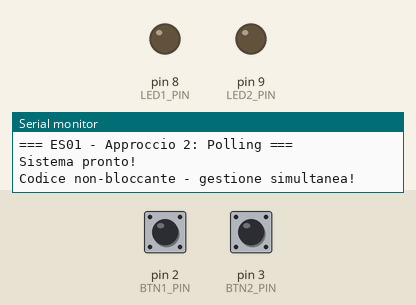
Recording of a sketch running on a simulated Arduino Uno, built with avr-gcc and run on an emulated ATmega328P. On the bench: output pins drawn as LEDs (lit = HIGH), the last lines printed to the serial monitor. Dashed ring = blinking. The test bench sets the inputs (shaded band); at power-on: pin 2 (BTN1_PIN) LOW, pin 3 (BTN2_PIN) LOW.

Above: at 1.2 s.
1.3 s: pin 2 (BTN1_PIN) pulled HIGH for 1 s
At 1.6 s:
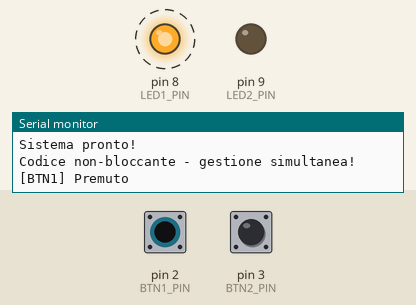
4.3 s: pin 3 (BTN2_PIN) pulled HIGH for 3.2 s
At 4.6 s:
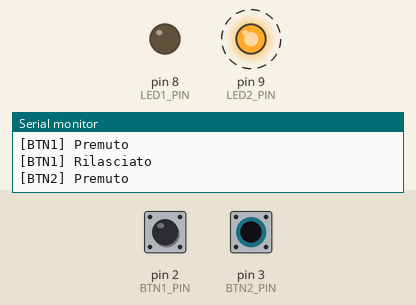
9.0 s: pin 2 (BTN1_PIN) pulled HIGH for 3.2 s
At 12.7 s:
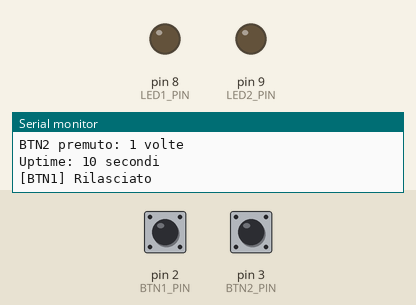
13.7 s: pin 2 (BTN1_PIN) driven HIGH and pin 3 (BTN2_PIN) driven HIGH
At 14.0 s:
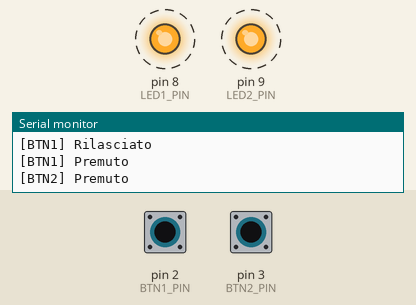
16.7 s: pin 2 (BTN1_PIN) driven LOW
At 17.0 s:
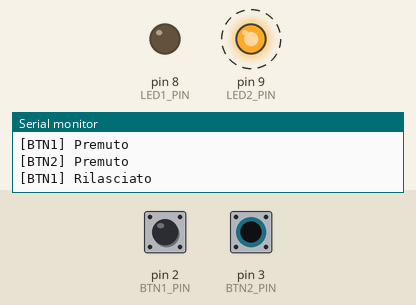
19.7 s: pin 3 (BTN2_PIN) driven LOW
At 19.7 s:
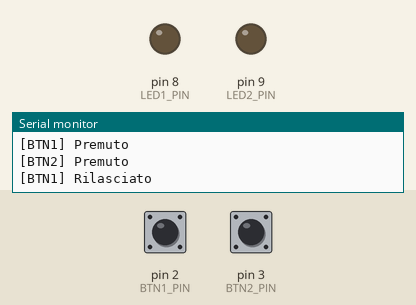
Timing chart, 0 to 22.2 s (numbered marks = the images above; inputs shaded):
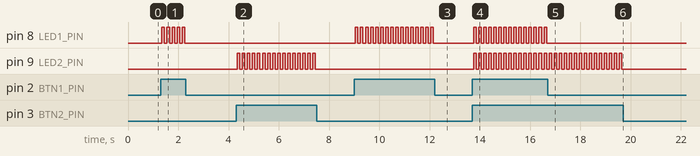

The sketch:

approccio2_polling.ino
```cpp
/**
 * ============================================================================
 * ES01 - Sistema Controllo LED con Pulsanti
 * SOLUZIONE - Approccio 2: Polling (millis)
 * ============================================================================
 *
 * Implementazione completa con millis() - codice non-bloccante
 */

const int BTN1_PIN = 2;
const int BTN2_PIN = 3;
const int LED1_PIN = 8;
const int LED2_PIN = 9;

const unsigned long BLINK_INTERVAL = 100;  // 100ms
const unsigned long DEBOUNCE_DELAY = 50;   // 50ms

// Variabili stato LED
unsigned long led1_previousMillis = 0;
bool led1_state = LOW;
bool led1_blinking = false;

unsigned long led2_previousMillis = 0;
bool led2_state = LOW;
bool led2_blinking = false;

// Variabili debouncing BTN1
int btn1_lastState = LOW;
int btn1_currentState;
unsigned long btn1_lastDebounceTime = 0;

// Variabili debouncing BTN2
int btn2_lastState = LOW;
int btn2_currentState;
unsigned long btn2_lastDebounceTime = 0;

// Statistiche
unsigned long btn1_pressCount = 0;
unsigned long btn2_pressCount = 0;
unsigned long lastStatsTime = 0;

void setup() {
  Serial.begin(9600);
  Serial.println("=== ES01 - Approccio 2: Polling ===\n");

  pinMode(BTN1_PIN, INPUT);
  pinMode(BTN2_PIN, INPUT);
  pinMode(LED1_PIN, OUTPUT);
  pinMode(LED2_PIN, OUTPUT);

  Serial.println("Sistema pronto!");
  Serial.println("Codice non-bloccante - gestione simultanea!\n");
}

void loop() {
  unsigned long currentMillis = millis();

  // === DEBOUNCING PULSANTE 1 ===
  int reading1 = digitalRead(BTN1_PIN);

  if (reading1 != btn1_lastState) {
    btn1_lastDebounceTime = currentMillis;
  }

  if ((currentMillis - btn1_lastDebounceTime) > DEBOUNCE_DELAY) {
    if (reading1 != btn1_currentState) {
      btn1_currentState = reading1;

      if (btn1_currentState == HIGH) {
        // Premuto
        led1_blinking = true;
        btn1_pressCount++;
        Serial.println("[BTN1] Premuto");
      } else {
        // Rilasciato
        led1_blinking = false;
        digitalWrite(LED1_PIN, LOW);
        led1_state = LOW;
        Serial.println("[BTN1] Rilasciato");
      }
    }
  }

  btn1_lastState = reading1;

  // === DEBOUNCING PULSANTE 2 ===
  int reading2 = digitalRead(BTN2_PIN);

  if (reading2 != btn2_lastState) {
    btn2_lastDebounceTime = currentMillis;
  }

  if ((currentMillis - btn2_lastDebounceTime) > DEBOUNCE_DELAY) {
    if (reading2 != btn2_currentState) {
      btn2_currentState = reading2;

      if (btn2_currentState == HIGH) {
        // Premuto
        led2_blinking = true;
        btn2_pressCount++;
        Serial.println("[BTN2] Premuto");
      } else {
        // Rilasciato
        led2_blinking = false;
        digitalWrite(LED2_PIN, LOW);
        led2_state = LOW;
        Serial.println("[BTN2] Rilasciato");
      }
    }
  }

  btn2_lastState = reading2;

  // === GESTIONE LED1 ===
  if (led1_blinking) {
    if (currentMillis - led1_previousMillis >= BLINK_INTERVAL) {
      led1_previousMillis = currentMillis;
      led1_state = !led1_state;
      digitalWrite(LED1_PIN, led1_state);
    }
  }

  // === GESTIONE LED2 ===
  if (led2_blinking) {
    if (currentMillis - led2_previousMillis >= BLINK_INTERVAL) {
      led2_previousMillis = currentMillis;
      led2_state = !led2_state;
      digitalWrite(LED2_PIN, led2_state);
    }
  }

  // === STATISTICHE (ogni 10 secondi) ===
  if (currentMillis - lastStatsTime >= 10000) {
    lastStatsTime = currentMillis;

    Serial.println("\n--- Statistiche ---");
    Serial.print("BTN1 premuto: ");
    Serial.print(btn1_pressCount);
    Serial.println(" volte");
    Serial.print("BTN2 premuto: ");
    Serial.print(btn2_pressCount);
    Serial.println(" volte");
    Serial.print("Uptime: ");
    Serial.print(currentMillis / 1000);
    Serial.println(" secondi\n");
  }
}

/**
 * RISPOSTE DOMANDE VERIFICA:
 *
 * D1: Differenza tra lastState e currentState?
 * R1: lastState è la lettura RAW (con bounce).
 *     currentState è lo stato STABILE dopo debouncing.
 *     Cambia solo se reading è stabile per DEBOUNCE_DELAY ms.
 *
 * D2: Cosa fa (currentMillis - previousMillis >= INTERVAL)?
 * R2: Controlla se è passato tempo sufficiente dall'ultimo aggiornamento.
 *     È modo non-bloccante di misurare tempo (vs delay() bloccante).
 *
 * D3: Overflow di millis()?
 * R3: millis() va in overflow dopo 49.7 giorni (2^32 ms).
 *     La sottrazione (currentMillis - previousMillis) funziona SEMPRE
 *     grazie all'aritmetica modulo 2^32 di unsigned long.
 *     Esempio: current=100, previous=4294967290 (prima overflow)
 *     → current - previous = 100 - 4294967290 = 110 (corretto!)
 *
 * D4: Perché debouncing PRIMA di gestione LED?
 * R4: Dobbiamo prima stabilizzare input (pulsanti), poi agire su output (LED).
 *     Se aggiornassimo LED prima, potrebbero lampeggiare con bounce.
 */
```

Measured:
- after the input at 1.3 s, pin 8 (LED1_PIN): alternates HIGH for 0.10 s and LOW for 0.10 s, 10 changes in all, then stays LOW, starting after 0.05 s
- after the input at 4.3 s, pin 9 (LED2_PIN): alternates HIGH for 0.10 s and LOW for 0.10 s, 32 changes in all, then stays LOW, starting after 0.05 s
- after the input at 9.0 s, pin 8 (LED1_PIN): alternates HIGH for 0.10 s and LOW for 0.10 s, 32 changes in all, then stays LOW, starting after 0.05 s
- after the input at 13.7 s, pin 8 (LED1_PIN), pin 9 (LED2_PIN): alternates HIGH for 0.10 s and LOW for 0.10 s, starting after 0.05 s
- after the input at 16.7 s, pin 8 (LED1_PIN): stops changing and stays LOW
- after the input at 19.7 s, pin 9 (LED2_PIN): stops changing and stays LOW
